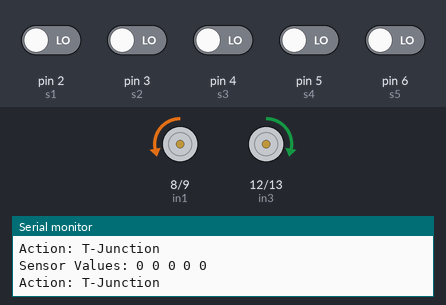
This sketch was run on a simulated Arduino Uno, built with avr-gcc and run on an emulated ATmega328P. Shown: motor-driver pin pairs drawn as motors (green arrow = first pin HIGH = forward, orange = second pin HIGH = backward, longer = more drive, scaled by the enable pin), the last lines printed to the serial monitor. The inputs (shaded band) are chosen by the test bench; at power-on: pin 2 (s1), pin 3 (s2), pin 4 (s3), pin 5 (s4), pin 6 (s5) LOW.

Above: at 1.25 s.
1.3 s: pin 2 (s1) driven HIGH
At 2.1 s:
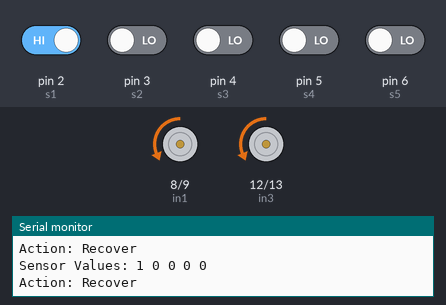
2.8 s: pin 4 (s3) driven HIGH
At 2.97 s:
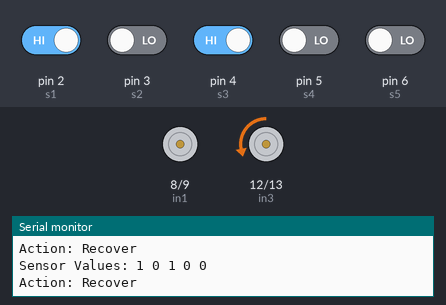
5.8 s: pin 3 (s2) driven HIGH
At 7.3 s:
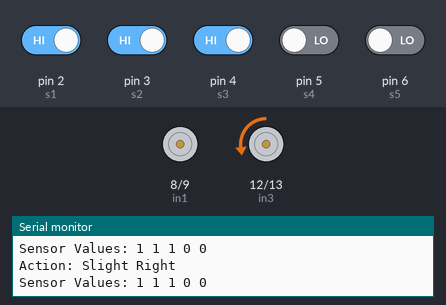
8.8 s: pin 4 (s3) driven LOW
At 9.1 s:
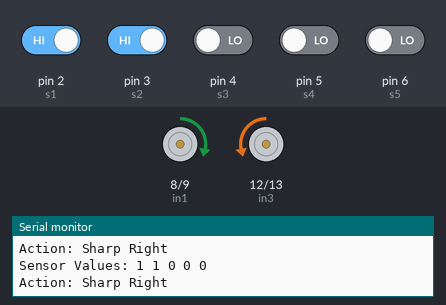
10.3 s: pin 2 (s1) driven LOW
At 11.1 s:
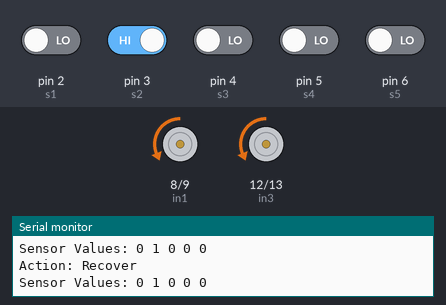
11.8 s: pin 3 (s2) driven LOW
At 12.0 s:
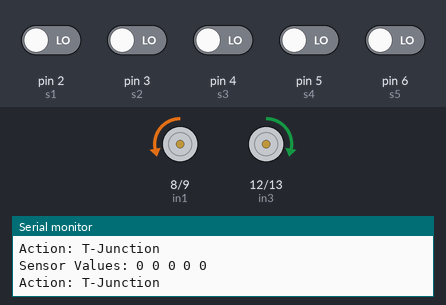
Timing chart, 0 to 15.8 s (numbered marks = the images above; inputs shaded):
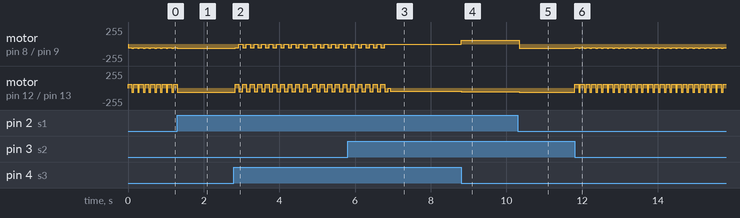

Measured:
- after the input at 1.3 s, motor on pin 8 (in1) / pin 9 (in2), motor on pin 12 (in3) / pin 13 (in4): goes on until 1.3 s, then stays backward 65/255
- after the input at 2.8 s, motor on pin 8 (in1) / pin 9 (in2): alternates backward 55/255 for 0.10 s and stopped for 0.10 s, starting at once; motor on pin 12 (in3) / pin 13 (in4): backward 65/255 → forward 55/255 at once, → backward 55/255 0.10 s later, → forward 55/255 0.10 s later, → backward 55/255 0.10 s later, … (31 changes in this stretch)
- after the input at 5.8 s, motor on pin 8 (in1) / pin 9 (in2): goes on until 6.8 s, then stays stopped
- after the input at 8.8 s, motor on pin 8 (in1) / pin 9 (in2): stopped → forward 55/255 at once; motor on pin 12 (in3) / pin 13 (in4): backward 50/255 → backward 55/255 at once
- after the input at 10.3 s, motor on pin 8 (in1) / pin 9 (in2): forward 55/255 → backward 65/255 at once; motor on pin 12 (in3) / pin 13 (in4): backward 55/255 → backward 65/255 at once
- after the input at 11.8 s, motor on pin 8 (in1) / pin 9 (in2): alternates backward 65/255 for 0.05 s and backward 55/255 for 0.10 s, starting at once; motor on pin 12 (in3) / pin 13 (in4): alternates backward 65/255 for 0.05 s and forward 55/255 for 0.10 s, starting at once
- by itself, motor on pin 8 (in1) / pin 9 (in2): alternates backward 65/255 for 0.05 s and backward 55/255 for 0.10 s
- by itself, motor on pin 12 (in3) / pin 13 (in4): alternates backward 65/255 for 0.05 s and forward 55/255 for 0.10 s

The sketch:

Maze_solver.ino
```cpp
// Define motor driver pins (using analog pins)
const int in1 = 8;
const int in2 = 9;
const int in3 = 12;
const int in4 = 13;

// Define enable pins for PWM control
const int ena = 10;  // PWM pin for motor A
const int enb = 11; // PWM pin for motor B

// Define IR sensor pins
const int s1 = 2;  // Leftmost sensor
const int s2 = 3;  // Left sensor
const int s3 = 4;  // Middle sensor
const int s4 = 5;  // Right sensor
const int s5 = 6;  // Rightmost sensor

// Speed constants
const int Speed =      65; // Base speed for motors
const int turnSpeed =  55; // Speed during turns
const int slowSpeed =  50; // Speed for slow turns
const int uTurnSpeed = 50; // Speed for U-turns

// Read sensor values
int sensorValues[5];

void setup() {
  // Initialize Serial Monitor
  Serial.begin(9600);

  // Set motor pins as outputs
  pinMode(in1, OUTPUT);
  pinMode(in2, OUTPUT);
  pinMode(in3, OUTPUT);
  pinMode(in4, OUTPUT);

  // Set enable pins as outputs
  pinMode(ena, OUTPUT);
  pinMode(enb, OUTPUT);

  // Set IR sensor pins as inputs
  pinMode(s1, INPUT);
  pinMode(s2, INPUT);
  pinMode(s3, INPUT);
  pinMode(s4, INPUT);
  pinMode(s5, INPUT);

  // Initialize motor speed
  analogWrite(ena, Speed);
  analogWrite(enb, Speed);
}

void loop() {
  // Read sensor values
  sensorValues[0] = digitalRead(s1);
  sensorValues[1] = digitalRead(s2);
  sensorValues[2] = digitalRead(s3);
  sensorValues[3] = digitalRead(s4);
  sensorValues[4] = digitalRead(s5);

  // Print sensor values to Serial Monitor
  Serial.print("Sensor Values: ");
  for(int i = 0; i < 5; i++) {
    Serial.print(sensorValues[i]);
    Serial.print(" ");
  }
  Serial.println();

  // Enhanced line following logic
  if (sensorValues[4] == HIGH && sensorValues[3] == HIGH && sensorValues[2] == LOW && sensorValues[1] == HIGH && sensorValues[0] == HIGH) {
    // Middle sensor on line, move forward
    Serial.println("Action: Move Forward");
    moveForward(Speed);
  }
  else if (sensorValues[4] == HIGH && sensorValues[3] == HIGH && sensorValues[2] == LOW && sensorValues[1] == LOW && sensorValues[0] == LOW) {
    // Sharp left turn
    Serial.println("Action: Sharp Left");
    sharpLeft(turnSpeed);
  }
  else if (sensorValues[4] == LOW && sensorValues[3] == LOW && sensorValues[2] == LOW && sensorValues[1] == HIGH && sensorValues[0] == HIGH) {
    // Sharp right turn
    Serial.println("Action: Sharp Right");
    sharpRight(turnSpeed);
  }
  else if (sensorValues[4] == HIGH && sensorValues[3] == HIGH && sensorValues[2] == HIGH && sensorValues[1] == LOW && sensorValues[0] == LOW) {
    // Slight left turn
    Serial.println("Action: Slight Left");
    slightLeft(slowSpeed);
  }
  else if (sensorValues[4] == LOW && sensorValues[3] == LOW  && sensorValues[2] == HIGH && sensorValues[1] == HIGH && sensorValues[0] == HIGH) {
    // Slight right turn
    Serial.println("Action: Slight Right");
    slightRight(slowSpeed);
  }
  else if (sensorValues[4] == HIGH && sensorValues[3] == HIGH && sensorValues[2] == HIGH && sensorValues[1] == HIGH && sensorValues[0] == LOW) {
    // Slight left turn
    Serial.println("Action: Slight Left");
    slightLeft(slowSpeed);
  }
  else if (sensorValues[4] == LOW && sensorValues[3] == HIGH  && sensorValues[2] == HIGH && sensorValues[1] == HIGH && sensorValues[0] == HIGH) {
    // Slight right turn
    Serial.println("Action: Slight Right");
    slightRight(slowSpeed);
  }
  else if (sensorValues[4] == HIGH && sensorValues[3] == HIGH && sensorValues[2] == HIGH && sensorValues[1] == LOW && sensorValues[0] == HIGH) {
    // Slight left turn
    Serial.println("Action: Slight Left");
    slightLeft(slowSpeed);
  }
  else if (sensorValues[4] == HIGH && sensorValues[3] == LOW  && sensorValues[2] == HIGH && sensorValues[1] == HIGH && sensorValues[0] == HIGH) {
    // Slight right turn
    Serial.println("Action: Slight Right");
    slightRight(slowSpeed);
  }
  else if (sensorValues[0] == LOW && sensorValues[2] == LOW && sensorValues[3] == LOW && sensorValues[1] == LOW && sensorValues[4] == LOW) {
    // Potential crossroad or T-junction
    Serial.println("Action: T-Junction");
    sharpLeft(turnSpeed);
    handleTJunction();
  } else if (sensorValues[0] == HIGH && sensorValues[1] == HIGH && sensorValues[2] == HIGH && sensorValues[3] == HIGH && sensorValues[4] == HIGH) {
    // Dead end, perform U-turn
    Serial.println("Action: U-Turn");
    uTurn();

  } else {
    // Lost line, attempt to recover
    Serial.println("Action: Recover");
    recoverLine();
  }

  delay(50); // Add a small delay for readability
}

// Function to move forward
void moveForward(int Speed) {
  analogWrite(ena, Speed);
  analogWrite(enb, Speed);
  digitalWrite(in1, LOW);
  digitalWrite(in2, HIGH);
  digitalWrite(in3, LOW);
  digitalWrite(in4, HIGH);
}

void sharpRight(int Speed) {
  analogWrite(ena, Speed);
  analogWrite(enb, Speed);
  digitalWrite(in1, HIGH);
  digitalWrite(in2, LOW);
  digitalWrite(in3, LOW);
  digitalWrite(in4, HIGH);
}

void sharpLeft(int Speed) {
  analogWrite(ena, Speed);
  analogWrite(enb, Speed);
  digitalWrite(in1, LOW);
  digitalWrite(in2, HIGH);
  digitalWrite(in3, HIGH);
  digitalWrite(in4, LOW);
}

// Function to turn slightly left
void slightLeft(int Speed) {
  analogWrite(ena, Speed);
  analogWrite(enb, Speed);
  digitalWrite(in1, LOW);
  digitalWrite(in2, HIGH);
  digitalWrite(in3, HIGH);
  digitalWrite(in4, LOW);
}

// Function to turn slightly right
void slightRight(int Speed) {
  analogWrite(ena, Speed);
  analogWrite(enb, Speed);
  digitalWrite(in1, LOW);
  digitalWrite(in2, LOW);
  digitalWrite(in3, LOW);
  digitalWrite(in4, HIGH);
}

// Function to handle T-junction
void handleTJunction() {
  // Set motors to turn left
  analogWrite(ena, turnSpeed);
  analogWrite(enb, turnSpeed);
  digitalWrite(in1, LOW);
  digitalWrite(in2, HIGH);
  digitalWrite(in3, HIGH);
  digitalWrite(in4, LOW);

  delay(100); // Adjust the delay based on your robot's turning speed

  // After turning left, try to find the line again
  while (true) {
    int sensorValues[5];
    sensorValues[0] = digitalRead(s1);
    sensorValues[1] = digitalRead(s2);
    sensorValues[2] = digitalRead(s3);
    sensorValues[3] = digitalRead(s4);
    sensorValues[4] = digitalRead(s5);

    // Move forward if the middle sensor detects the line
    if (sensorValues[2] == LOW) {
      moveForward(Speed);
      break;
    }

    // Continue turning left if the line is not found yet
    sharpLeft(turnSpeed);
  }
}

// Function to perform a U-turn
void uTurn() {
  // Set motors to perform U-turn by turning left
  analogWrite(ena, uTurnSpeed);
  analogWrite(enb, uTurnSpeed);
  digitalWrite(in1, LOW);
  digitalWrite(in2, HIGH);
  digitalWrite(in3, HIGH);
  digitalWrite(in4, LOW);

  if (sensorValues[4] == HIGH && sensorValues[3] == HIGH && sensorValues[2] == LOW && sensorValues[1] == HIGH && sensorValues[0] == HIGH) {
  stopRobot();
  }
}

// Function to recover the line
void recoverLine() {
  // Set a time limit for recovery to prevent endless loop
  unsigned long startTime = millis();
  while (millis() - startTime < 2000) { // Try to recover for 2 seconds
    int sensorValues[5];
    sensorValues[0] = digitalRead(s1);
    sensorValues[1] = digitalRead(s2);
    sensorValues[2] = digitalRead(s3);
    sensorValues[3] = digitalRead(s4);
    sensorValues[4] = digitalRead(s5);

    // Move forward if the middle sensor detects the line
    if (sensorValues[2] == LOW) {
      moveForward(Speed);
      return;
    }

    // Attempt to find the line by turning slightly left and right alternately
    slightLeft(turnSpeed);
    delay(100);
    slightRight(turnSpeed);
    delay(100);
  }

  // If the line is not found within the time limit, stop the robot
  stopRobot();
}

// Function to stop the robot
void stopRobot() {
  digitalWrite(in1, LOW);
  digitalWrite(in2, LOW);
  digitalWrite(in3, LOW);
  digitalWrite(in4, LOW);
}
```
